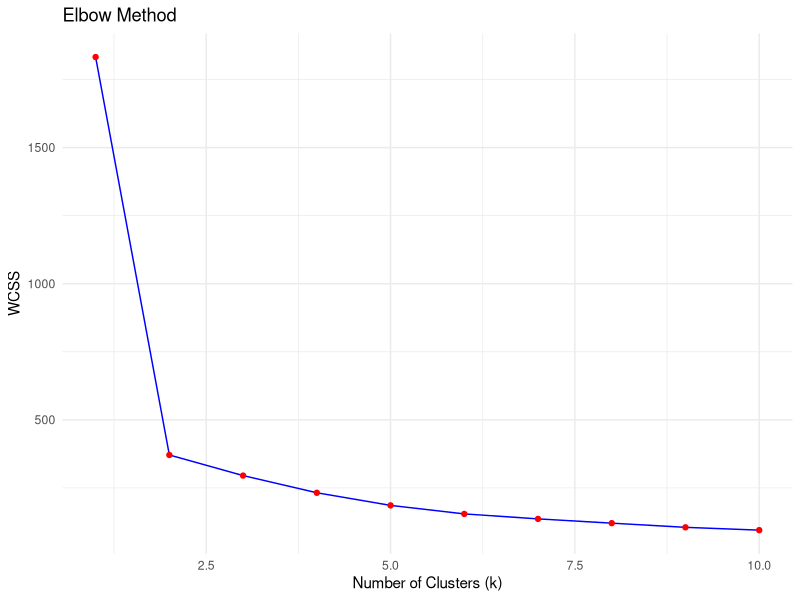
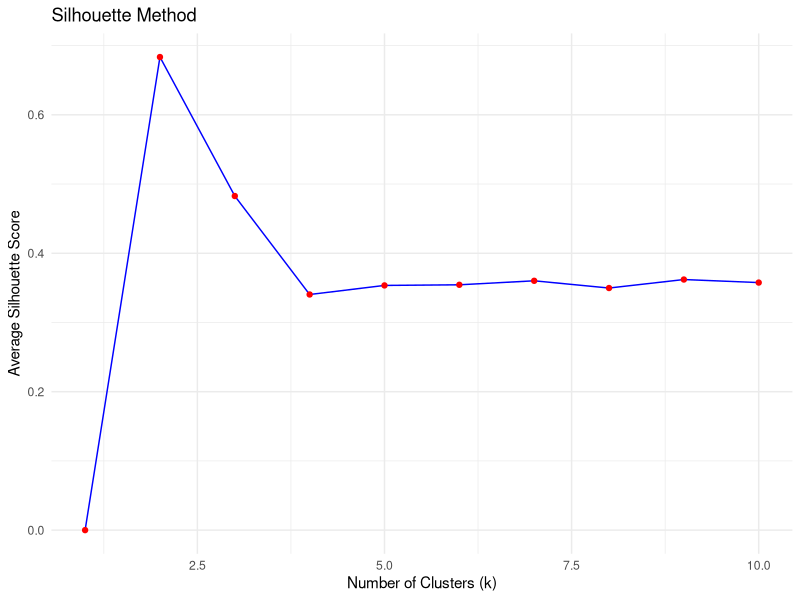

R code for these plots, in order:
## ---- chunk 1
# Load necessary libraries
library(ggplot2)
library(gganimate)
library(dplyr)

# Generate synthetic data
set.seed(100)
n <- 100
data <- data.frame(
  x = c(rnorm(n, mean = 2, sd = 1), rnorm(n, mean = 5, sd = 1),rnorm(n, mean = 7, sd = 1)),
  y = c(rnorm(n, mean = 2, sd = 1), rnorm(n, mean = 5, sd = 1),rnorm(n, mean = 7, sd = 1))
)

# K-Means Algorithm
kmeans_custom <- function(data, k, max_iters = 10) {
  # Step 1: Initialize centroids randomly
  centroids <- data[sample(1:nrow(data), k), ]
  history <- list()  # To store centroids and cluster assignments at each iteration
  
  for (iter in 1:max_iters) {
    # Step 2: Assign data points to the nearest centroid
    distances <- as.matrix(dist(rbind(data, centroids)))[1:nrow(data), (nrow(data) + 1):(nrow(data) + k)]
    clusters <- apply(distances, 1, which.min)
    
    # Step 3: Update centroids
    new_centroids <- data %>%
      mutate(cluster = clusters) %>%
      group_by(cluster) %>%
      summarize(across(everything(), mean)) %>%
      select(-cluster)
    
    # Store history for animation
    history[[iter]] <- list(
      centroids = centroids,
      clusters = clusters
    )
    
    # Check for convergence
    if (all(centroids == new_centroids)) {
      break
    }
    
    centroids <- new_centroids
  }
  
  return(list(centroids = centroids, history = history))
}

# Run K-Means
k <- 3
result <- kmeans_custom(data, k)

# Prepare data for animation
animation_data <- data.frame()
for (iter in 1:length(result$history)) {
  iter_data <- data %>%
    mutate(
      cluster = result$history[[iter]]$clusters,
      iteration = iter,
      type = "data"  # Label for data points
    )
  centroids_data <- result$history[[iter]]$centroids %>%
    mutate(
      cluster = 1:k,
      iteration = iter,
      type = "centroid"  # Label for centroids
    )
  animation_data <- rbind(animation_data, iter_data, centroids_data)
}


# Create the animation
p <- ggplot(animation_data, aes(x = x, y = y, color = as.factor(cluster), shape = type, size = type)) +
  geom_point() +
  scale_shape_manual(values = c("data" = 19, "centroid" = 17)) +  # Data points as circles, centroids as crosses
  scale_size_manual(values = c("data" = 3, "centroid" = 10)) +    # Larger size for centroids
  scale_color_manual(values = c("1" = "#68228B", "2" = "#00C5CD", "3" = "#006400", "4" = "purple"))+ # Cluster colors
  labs(title = 'K-Means Clustering: Iteration {frame_time}', x = 'x', y = 'y') +
  transition_time(iteration) +
  ease_aes('linear')

# Render the animation
animate(p, nframes = length(result$history), fps = 2, width = 600, height = 400)

## ---- chunk 2
# Load necessary libraries
library(ggplot2)

# Generate synthetic data
set.seed(123)
n <- 100
data <- data.frame(
  x = c(rnorm(n, mean = 2, sd = 1), rnorm(n, mean = 6, sd = 1)),
  y = c(rnorm(n, mean = 2, sd = 1), rnorm(n, mean = 6, sd = 1))
)

# Function to compute WCSS for a given k
compute_wcss <- function(data, k) {
  kmeans_result <- kmeans(data, centers = k, nstart = 10)
  return(kmeans_result$tot.withinss)
}

# Elbow Method
elbow_method <- function(data, max_k = 10) {
  wcss_values <- sapply(1:max_k, function(k) compute_wcss(data, k))
  elbow_data <- data.frame(k = 1:max_k, WCSS = wcss_values)
  
  # Plot the elbow curve
  ggplot(elbow_data, aes(x = k, y = WCSS)) +
    geom_line(color = "blue") +
    geom_point(color = "red") +
    labs(title = "Elbow Method", x = "Number of Clusters (k)", y = "WCSS") +
    theme_minimal()
}

# Run the Elbow Method
elbow_method(data)
## ---- chunk 3
# Load necessary libraries
library(cluster)

# Silhouette Method
silhouette_method <- function(data, max_k = 10) {
  avg_silhouette <- numeric(max_k)
  
  for (k in 2:max_k) {
    kmeans_result <- kmeans(data, centers = k, nstart = 10)
    silhouette_score <- silhouette(kmeans_result$cluster, dist(data))
    avg_silhouette[k] <- mean(silhouette_score[, 3])
  }
  
  silhouette_data <- data.frame(k = 1:max_k, Avg_Silhouette = avg_silhouette)
  
  # Plot the Silhouette Scores
  ggplot(silhouette_data, aes(x = k, y = Avg_Silhouette)) +
    geom_line(color = "blue") +
    geom_point(color = "red") +
    labs(title = "Silhouette Method", x = "Number of Clusters (k)", y = "Average Silhouette Score") +
    theme_minimal()
}

# Run the Silhouette Method
silhouette_method(data)
